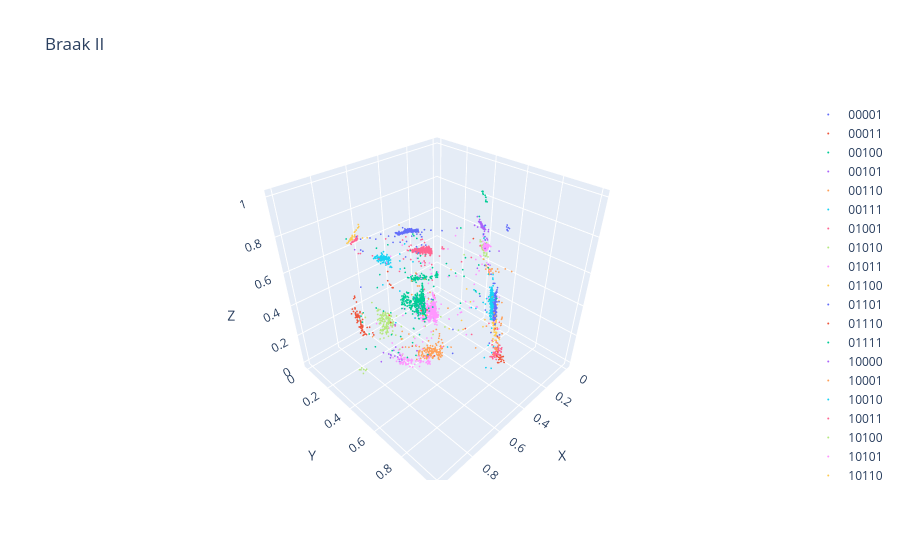
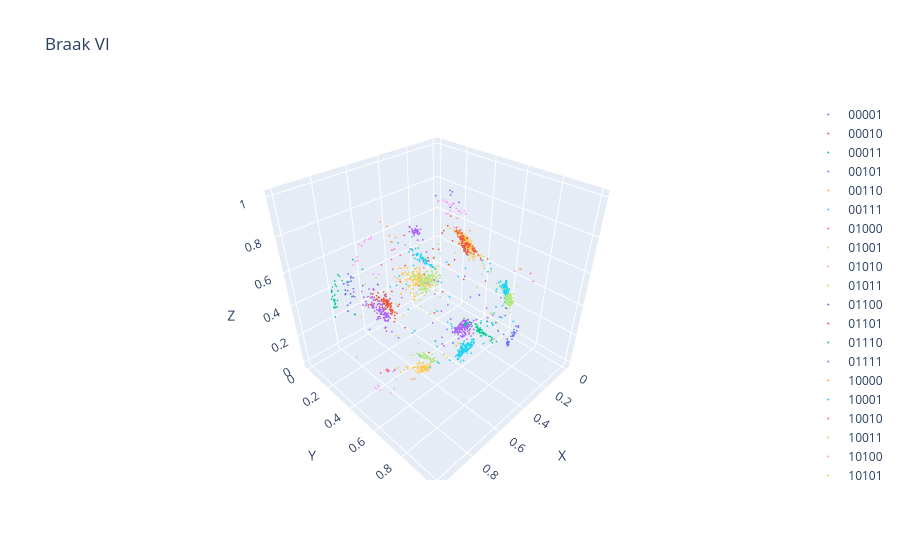
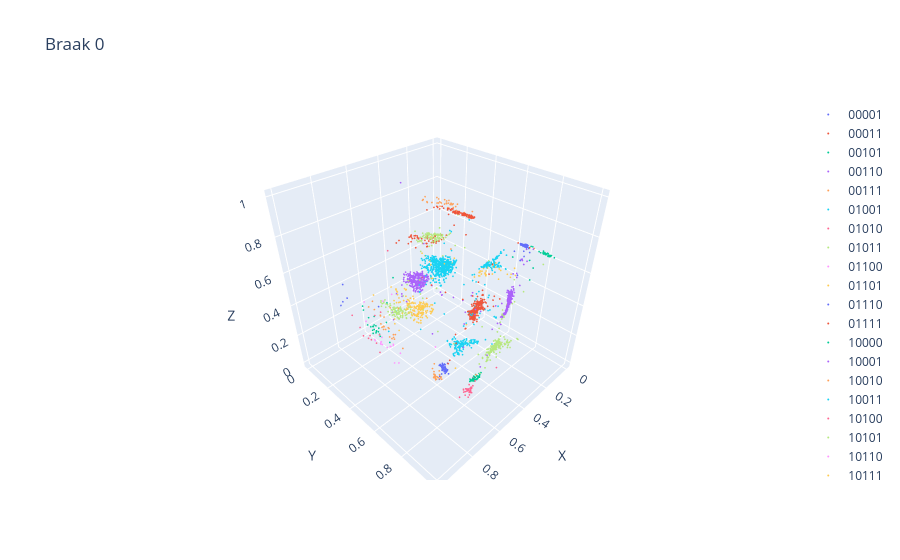
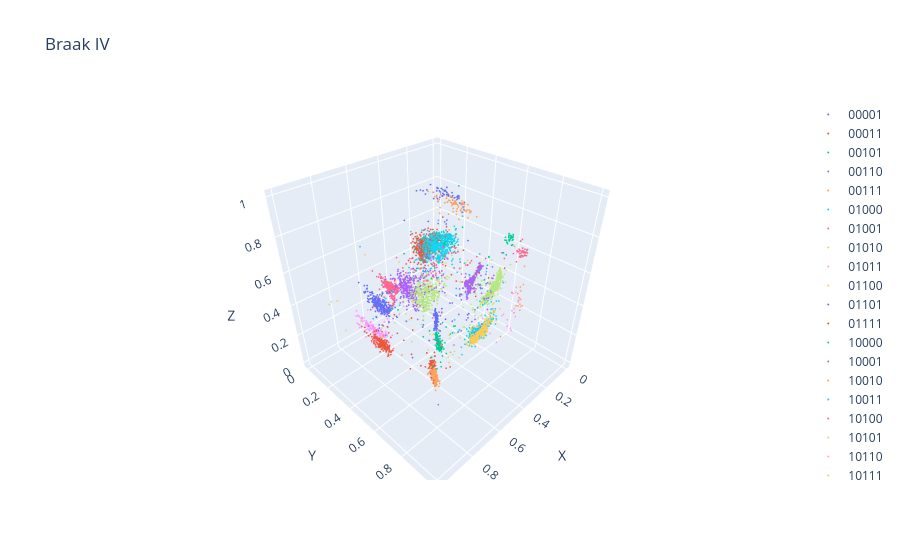

Source (notebook cell) for these figures, in order:
### Code cell
from plotly3d.plot import scatter
for res_dict in res:
    z_pred = res_dict['z_pred']
    classes = res_dict['classes']
    section = res_dict['section']
    braak = section_dict[section]
    fig = scatter(z_pred, title=braak, colors=classes, s=1)
    fig.show()
